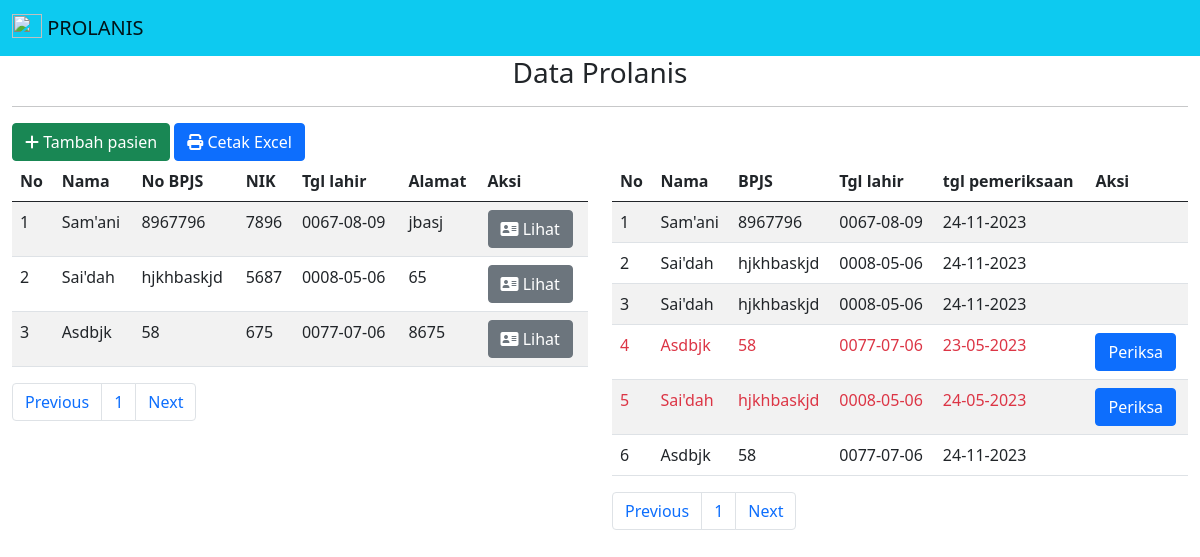
The page / on the database its author committed.
### tables this page shows
CREATE TABLE `tb_pasien` (
  `id` int(11) NOT NULL,
  `nama` varchar(100) NOT NULL,
  `bpjs` varchar(20) NOT NULL,
  `nik` varchar(20) NOT NULL,
  `tgl_lahir` varchar(30) NOT NULL,
  `alamat` varchar(255) NOT NULL,
  `s_pasien` int(2) NOT NULL
);

CREATE TABLE `tb_porlanis` (
  `id_prolanis` int(11) NOT NULL,
  `id_pasien` int(11) NOT NULL,
  `tb` varchar(3) NOT NULL,
  `bb` varchar(3) NOT NULL,
  `bmi` varchar(10) NOT NULL,
  `perut` varchar(10) NOT NULL,
  `t_darah` varchar(10) NOT NULL,
  `tgl_pemeriksaan` varchar(30) NOT NULL,
  `gdp` varchar(20) NOT NULL,
  `cholest` varchar(20) NOT NULL,
  `ldl` varchar(20) NOT NULL,
  `hdl` varchar(20) NOT NULL,
  `trigliserida` varchar(20) NOT NULL,
  `f_ginjal` varchar(30) NOT NULL,
  `p_ulang` varchar(100) NOT NULL,
  `status` varchar(100) NOT NULL,
  `keterangan` text NOT NULL,
  `sts1` int(2) NOT NULL
);

### index.php (the view, shortened to what this page needs)
<?php
include 'asset/header.php';
include 'asset/koneksi/koneksi.php';
$t = date('d-m-Y');
?>
<div class="container-fluid">
    <h3 align="center">Data Prolanis</h3>
    <hr>
    <a href="pasien/tambah_pasien.php" class="btn btn-success"><i class="fa-solid fa-plus"></i> Tambah pasien</a>
    <a href="cetak.php" class="btn btn-primary"><i class="fa-solid fa-print"></i> Cetak Excel</a>
    <div class="row g-4">
        <div class="col-6">
            <table class="table table-striped table-hover">
                <thead>
                    <th>No</th>
                    <th>Nama</th>
                    <th>No BPJS</th>
                    <th>NIK</th>
                    <th>Tgl lahir</th>
                    <th>Alamat</th>
                    <th>Aksi</th>
                </thead>
                <tbody>
                    <?php
                        $batas = 10;
                        $halaman = isset($_GET['halaman'])?(int)$_GET['halaman'] : 1;
                        $halaman_awal = ($halaman>1) ? ($halaman * $batas) - $batas : 0;
                        $previous = $halaman - 1;
                        $next = $halaman + 1;
                        $data = mysqli_query($koneksi,"select * from tb_pasien");
                        $jumlah_data = mysqli_num_rows($data);
                        $total_halaman = ceil($jumlah_data / $batas);
                        $data_pegawai = mysqli_query($koneksi,"select * from tb_pasien limit $halaman_awal, $batas");
                        $nomor = $halaman_awal+1;
                        while($data = mysqli_fetch_array($data_pegawai)){
                    ?>
                    <tr>
                        <td><?php echo $nomor++ ?></td>
                        <td style="text-transform: capitalize;"><?php echo $data['nama'] ?></td>
                        <td><?php echo $data['bpjs'] ?></td>
                        <td><?php echo $data['nik'] ?></td>
                        <td><?php echo $data['tgl_lahir'] ?></td>
                        <td><?php echo $data['alamat'] ?></td>
                        <td>
                            <a href="pasien/detail.php?id=<?php echo $data['id'] ?>" class="btn btn-secondary"><i class="fa-solid fa-address-card"></i> Lihat</a>
                        </td>
                    </tr>
                    <?php
                        }
                    ?>
                </tbody>
            </table>
            <nav>
                <ul class="pagination justify-content-left">
                    <li class="page-item">
                        <a class="page-link" <?php if($halaman > 1){ echo "href='?halaman=$previous'"; } ?>>Previous</a>
                    </li>
                    <?php
				for($x=1;$x<=$total_halaman;$x++){
					?>
                    <li class="page-item"><a class="page-link" href="?halaman=<?php echo $x ?>"><?php echo $x; ?></a>
                    </li>
                    <?php
				}
				?>
                    <li class="page-item">
                        <a class="page-link"
                            <?php if($halaman < $total_halaman) { echo "href='?halaman=$next'"; } ?>>Next</a>
                    </li>
                </ul>
            </nav>
        </div>
        <div class="col-6">
            <table class="table table-striped table-hover">
                <thead>
                    <tr>
                        <th>No</th>
                        <th>Nama</th>
                        <th>BPJS</th>
                        <th>Tgl lahir</th>
                        <th>tgl pemeriksaan</th>
                        <th>Aksi</th>
                    </tr>
                </thead>
                <tbody>
                <?php
                        $batas = 10;
                        $prolanis = isset($_GET['prolanis'])?(int)$_GET['prolanis'] : 1;
                        $halaman_awal = ($prolanis>1) ? ($prolanis * $batas) - $batas : 0;
                        $previous = $prolanis - 1;
                        $next = $prolanis + 1;
                        $data = mysqli_query($koneksi,"SELECT * FROM tb_porlanis LEFT JOIN tb_pasien ON tb_pasien.id = tb_porlanis.id_pasien");
                        $jumlah_data = mysqli_num_rows($data);
                        $total_halaman1 = ceil($jumlah_data / $batas);
                        $data_prolanis = mysqli_query($koneksi,"SELECT * FROM tb_porlanis LEFT JOIN tb_pasien ON tb_pasien.id = tb_porlanis.id_pasien limit $halaman_awal, $batas");
                        $no = $halaman_awal+1;
                        while($dt = mysqli_fetch_array($data_prolanis)){
                    ?>
                            <tr>
                            <td class="<?php
                                if($dt['sts1'] == '0' && $dt['p_ulang'] <= $t){
                                    echo 'text-danger';
                                }
                            ?>"><?php echo $no++ ?></td>
                            <td class="<?php
                                if($dt['sts1'] == '0' && $dt['p_ulang'] <= $t){
                                    echo 'text-danger';
                                }
                            ?>" style="text-transform: capitalize;"><?php echo $dt['nama'] ?></td>
                            <td class="<?php
                                if($dt['sts1'] == '0' && $dt['p_ulang'] <= $t){
                                    echo 'text-danger';
                                }
                            ?>"><?php echo $dt['bpjs'] ?></td>
                            <td class="<?php
                                if($dt['sts1'] == '0' && $dt['p_ulang'] <= $t){
                                    echo 'text-danger';
                                }
                            ?>"><?php echo $dt['tgl_lahir'] ?></td>
                            <td class="<?php
                                if($dt['sts1'] == '0' && $dt['p_ulang'] <= $t){
                                    echo 'text-danger';
                                }
                            ?>"><?php echo $dt['p_ulang'] ?></td>
                            <td>
                            <?php
                                if($dt['sts1'] == '0' && $dt['p_ulang'] <= $t){
                                   ?>
                                    <a href="porlanis/periksa_prolanis.php?id=<?php echo $dt['id_prolanis']?>&pasien=<?php echo $dt['id_pasien']?>" class="btn btn-primary">Periksa</a>
                                   <?php
                                }
                                    ?>
                            </td>
                            </tr>
                    <?php
                        }
                    ?>
                </tbody>
            </table>
            <nav>
                <ul class="pagination justify-content-left">
                    <li class="page-item">
                        <a class="page-link" <?php if($prolanis > 1){ echo "href='?prolanis=$previous'"; } ?>>Previous</a>
                    </li>
                    <?php
				for($x=1;$x<=$total_halaman1;$x++){
					?>
                    <li class="page-item"><a class="page-link" href="?prolanis=<?php echo $x ?>"><?php echo $x; ?></a>
                    </li>
                    <?php
				}
				?>
                    <li class="page-item">
                        <a class="page-link"
                            <?php if($prolanis < $total_halaman) { echo "href='?prolanis=$next'"; } ?>>Next</a>
                    </li>
                </ul>
            </nav>
        </div>
    </div>
</div>
</body>
</html>

### rows shown on the page
tb_pasien: nama "Sam'ani", bpjs "8967796", nik "7896", tgl_lahir "0067-08-09", alamat "jbasj"
tb_pasien: nama "Sai'dah", bpjs "hjkhbaskjd", nik "5687", tgl_lahir "0008-05-06", alamat "65"
tb_pasien: nama "Asdbjk", bpjs "58", nik "675", tgl_lahir "0077-07-06", alamat "8675"
tb_porlanis: id_pasien.nama "Sam'ani", id_pasien.bpjs "8967796", id_pasien.tgl_lahir "0067-08-09", p_ulang "24-11-2023"
tb_porlanis: id_pasien.nama "Sai'dah", id_pasien.bpjs "hjkhbaskjd", id_pasien.tgl_lahir "0008-05-06", p_ulang "24-11-2023"
tb_porlanis: id_pasien.nama "Sai'dah", id_pasien.bpjs "hjkhbaskjd", id_pasien.tgl_lahir "0008-05-06", p_ulang "24-11-2023"
tb_porlanis: id_pasien.nama "Asdbjk", id_pasien.bpjs "58", id_pasien.tgl_lahir "0077-07-06", p_ulang "23-05-2023"
tb_porlanis: id_pasien.nama "Sai'dah", id_pasien.bpjs "hjkhbaskjd", id_pasien.tgl_lahir "0008-05-06", p_ulang "24-05-2023"
tb_porlanis: id_pasien.nama "Asdbjk", id_pasien.bpjs "58", id_pasien.tgl_lahir "0077-07-06", p_ulang "24-11-2023"
